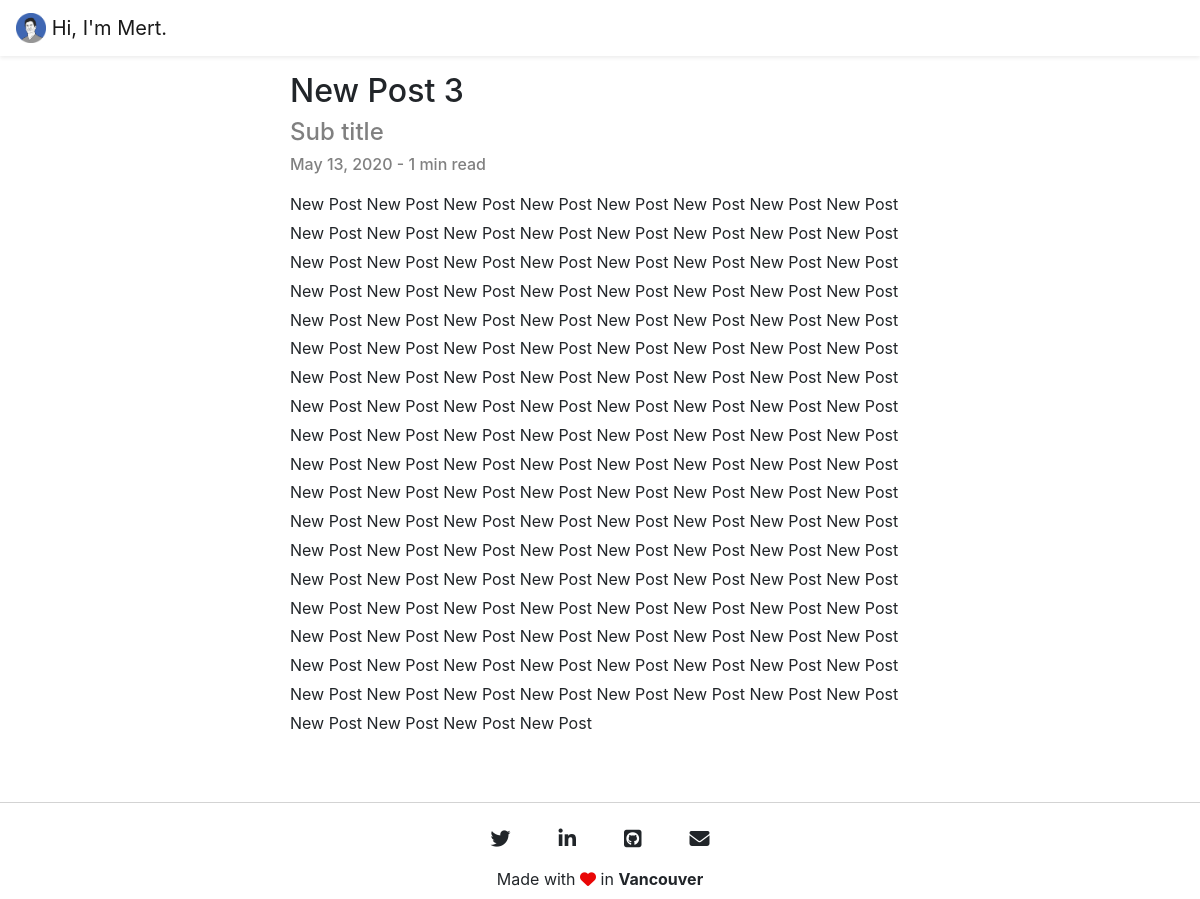
/blog/post-3/, run on the app's committed database.
### blog/models.py (models this page shows, shortened)
class Post(models.Model):
    title = models.CharField(max_length=100)
    sub_title = models.CharField(max_length=200)
    slug = models.SlugField()
    content = models.TextField()
    created_on = models.DateTimeField(auto_now_add=True)
    status = models.IntegerField(choices=STATUS, default=0)
    class Meta:
        ordering = ['-created_on']
    @property
    def estimated_reading_time(self):
       word_count = len(self.content.split())
       reading_time = round(word_count/250)
       return reading_time

### blog/views.py (the view)
# urls.py: path('blog/<slug:slug>/', views.PostDetail.as_view(), name='post')
class PostDetail(generic.DetailView):
    model = Post
    template_name = 'post.html'

### blog/templates/post.html
{% extends 'base.html' %}
{% block content %}
<div class="container mt-3 mx-auto" style="width: 680px;">
    <div class="container mb-3">
        <h2>{{object.title}}</h2>
        <h4 style="color:gray;">{{object.sub_title}}</h4>
        <h6 style="color:grey;"> {{object.created_on | date:'M d, Y'}} - {{object.estimated_reading_time}} min read</h6>
    </div>
    <div class="container">
        <p style="line-height: 1.8;">
            {{object.content}}
        </p>
    </div>
</div>
{% endblock %}

### data on the page
Post: title "New Post 3", sub_title "Sub title", created_on "May 13, 2020", estimated_reading_time "1", content "New Post New Post New Post New Post New Post New Post New Post New Post New Post New Post New Post New Post New Post New Post New Post New Post New Post New Post New Post New Post New Post New Post New Post New Post New Post New Post New Post New Post New Post New Post New Post New Post New Post New Post New Post New Post New Post New Post New Post New Post New Post New Post New Post New Post New Post New Post New Post New Post New Post New Post New Post New Post New Post New Post New Post New Post New Post New Post New Post New Post New Post New Post New Post New Post New Post New Post New Post New Post New Post New Post New Post New Post New Post New Post New Post New Post New Post New…"
